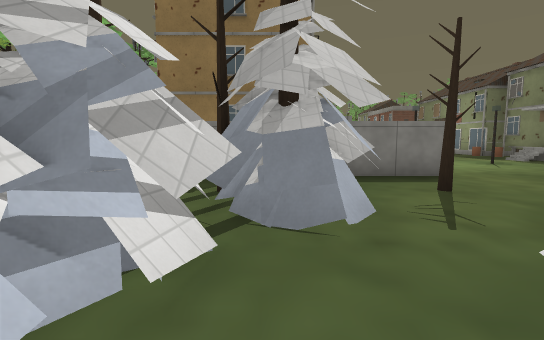
View 1 (above)

24 first-person views from a walk through a 3-D level made in the Godot game engine. The camera is 1.5 m above the floor, tilts 6° down and sees 85° across. Doors that lead somewhere are drawn open, without their leaves. The floor is counted in squares, 2 m on a side. Each view is taken from the middle of a square. On the plan, view 1 faces up. The plan holds only what a view shows up to about 10 squares ahead; the rest is blank. The place goes on beyond the plan. Some surface patterns are stand-ins.

View 2
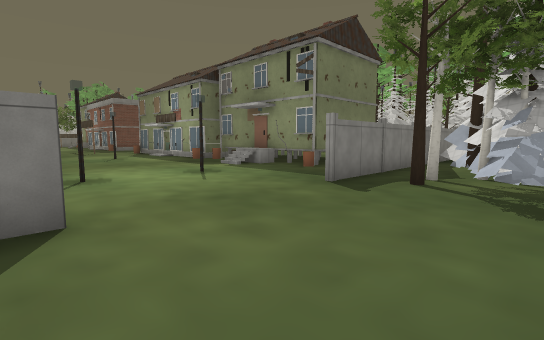

View 3
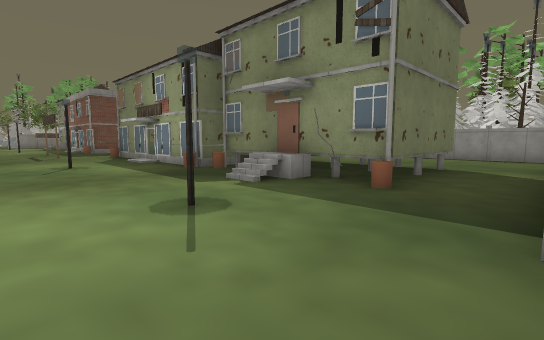

View 4
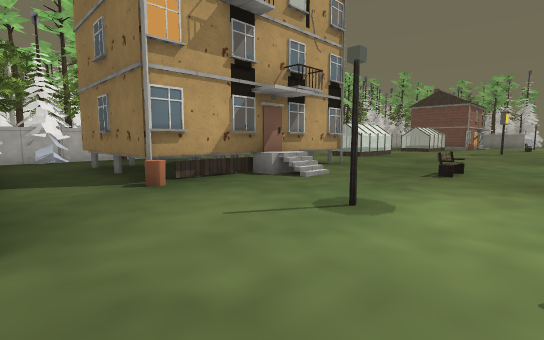

View 5
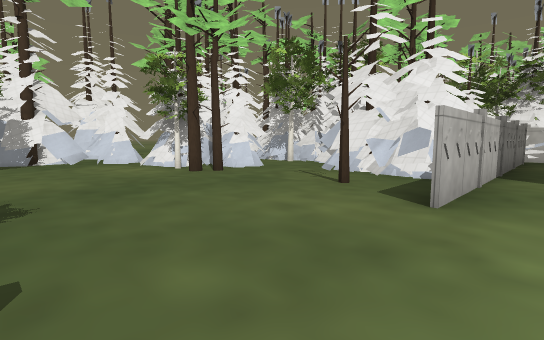

View 6
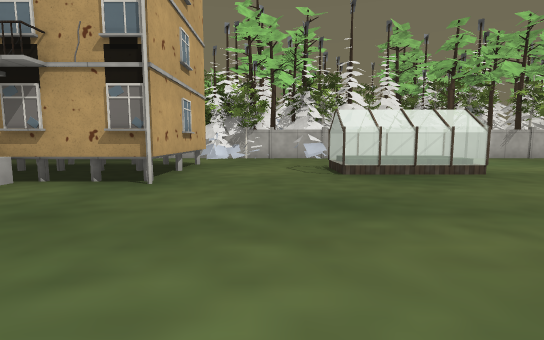

View 7
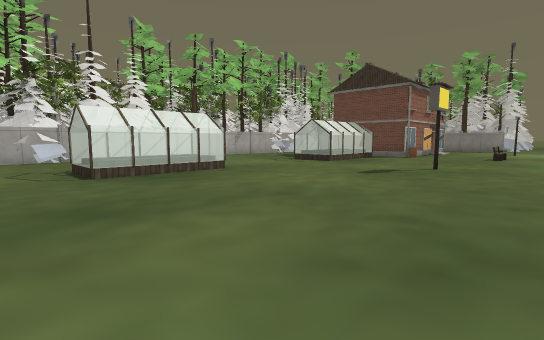

View 8
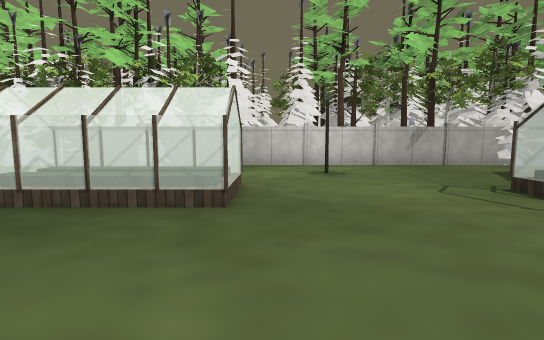

View 9
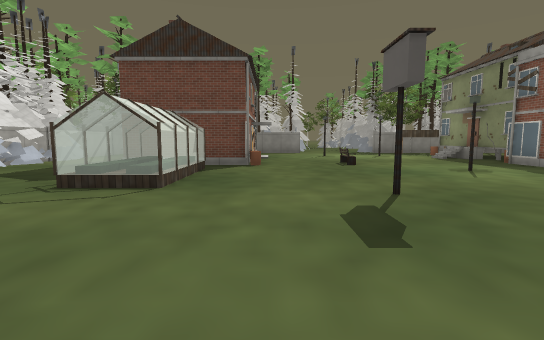

View 10
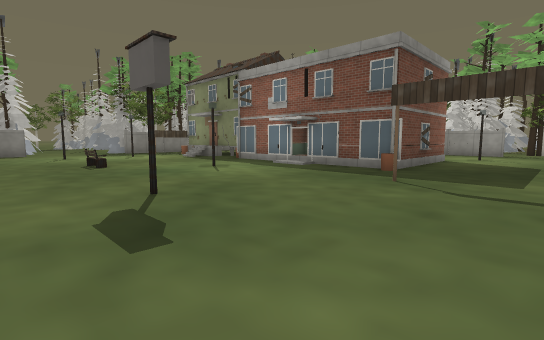

View 11
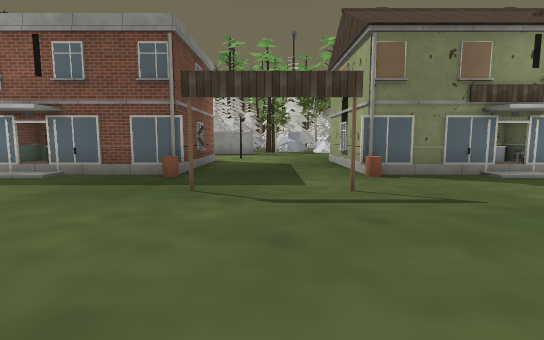

View 12
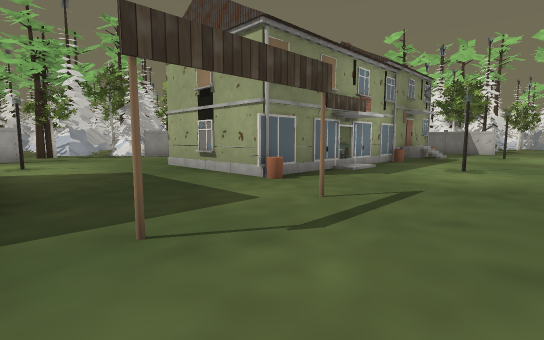

View 13
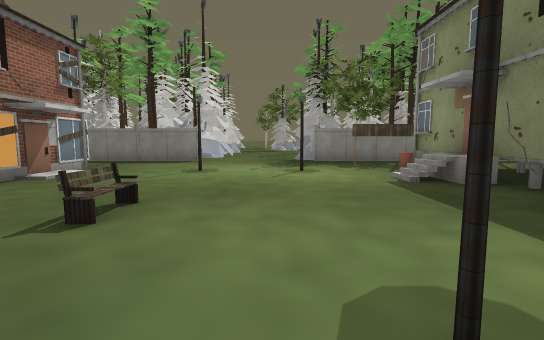

View 14
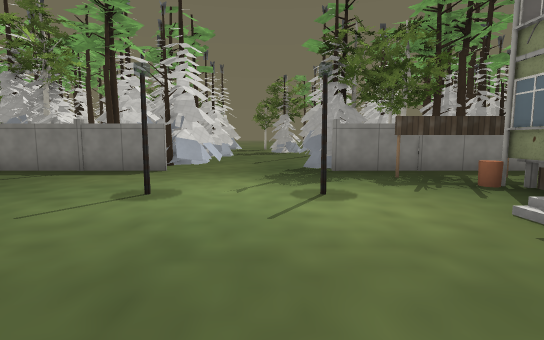

View 15
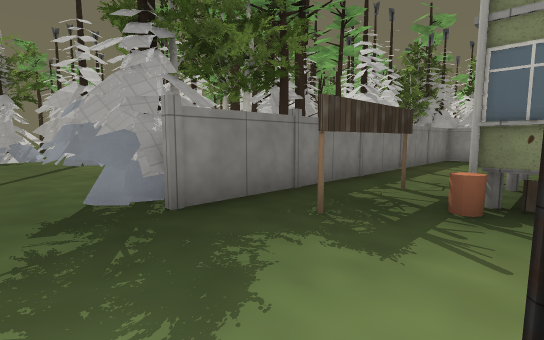

View 16
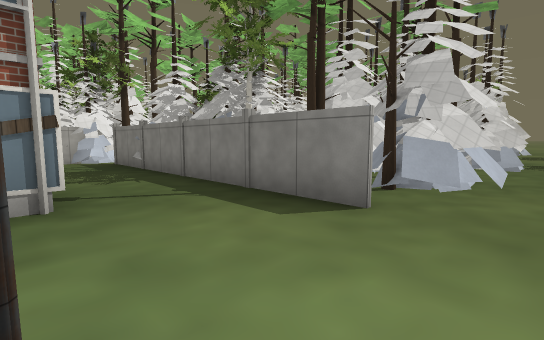

View 17
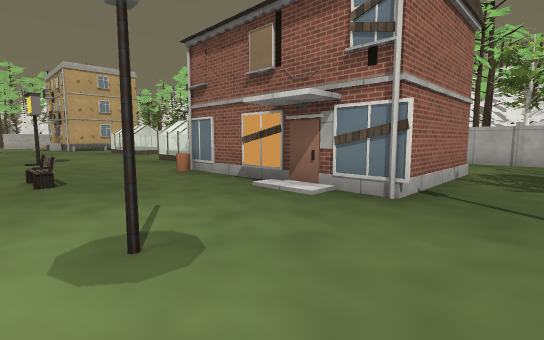

View 18
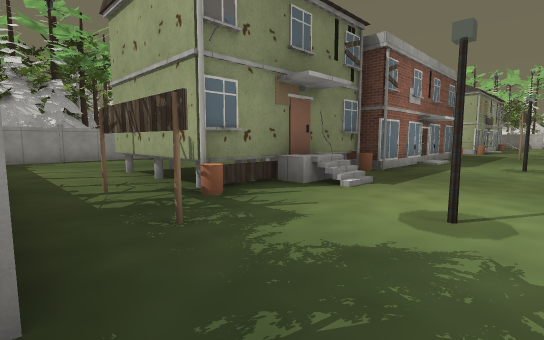

View 19
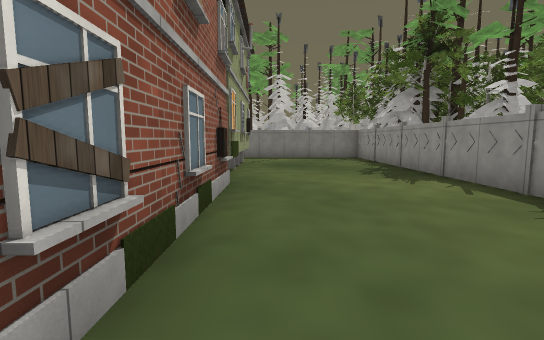

View 20
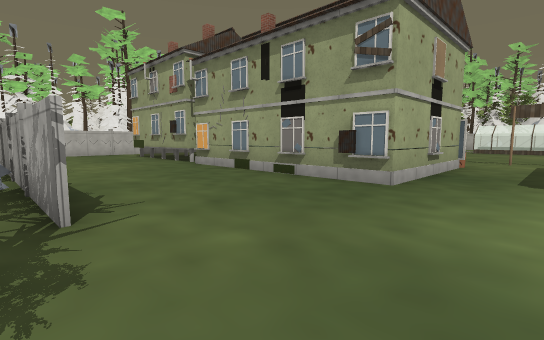

View 21
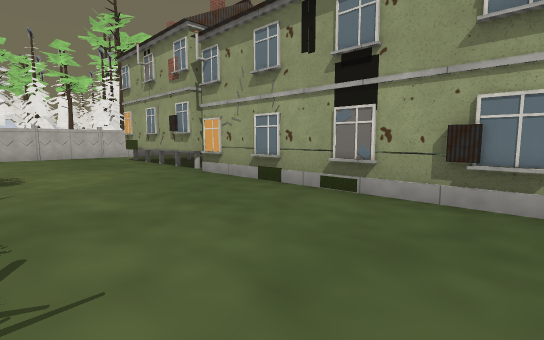

View 22
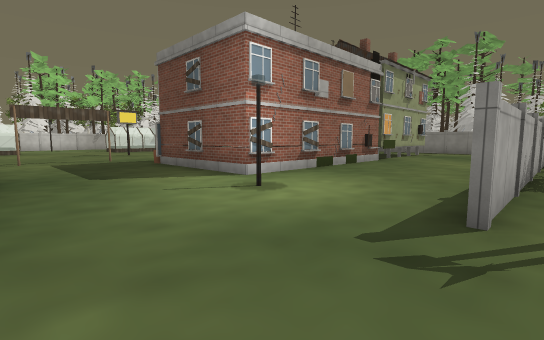

View 23
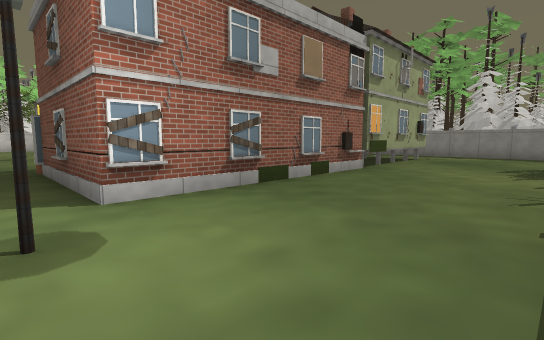

View 24
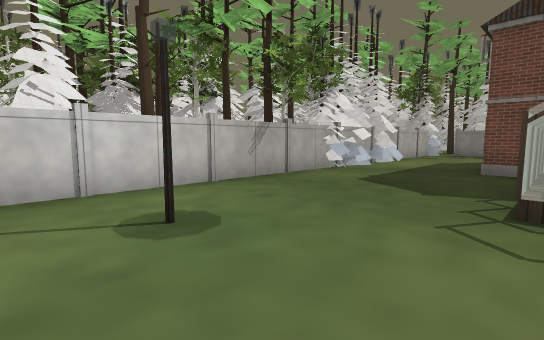

### Floor plan
Key: @ floor where view 1 was taken; # wall or solid block; . floor; / step, stairs or slope; D open door; = window, fence, low wall or low ledge; ^ raised ledge; H house; F fence; T pine tree; R tree; B bench; O other object.
Columns run from 7 left of view 1 to 18 right of it. Each row starts with its distance up from view 1.
 38           ##...T  TTO
 37           R...## TT T
 36  ##F#FFFFFF....FFFFFFFFFF#
 35  F#.............##.......#
 34  FF..............H.......#
 33 TFF..H  H..#..#..HHHH....#
 32   F..   H........HHHH....F
 31   #..   H........H  H....F
 30  ##..   H........HHHH....#
 29  ##..HHHH..B....#####....F
 28  ##.............#  .#....F
 27  F....##......#.D   #....F
 26  TF...##........D  ^#....F
 25 TFF...##........D   #....F
 24 RFF........#....#   #....#
 23  TF.............#####....F
 22  FF.#.........#.......#..F
 21  FF.......................
 20  FF..###......#...........
 19  FF  ###........#####.....
 18  ##..###........#   #....#
 17  FT.............D=  #...F#
 16  #..............D  ^#....#
 15  RT...........#.D=  #...F#
 14  ##.HHHHH.......#==^#....#
 13  F..H H H..B....#####....F
 12   F.H H H........H HH....F
 11    .  H H/....../H  H...O#
 10  O .H H H......./H  H....
  9  F..H   H..#..#..HHHH....
  8  #..HHHHH........HHHH....
  7  F.......................F
  6  ##FFFFFFFF....FFFFFFFFFFF
  5         #......R# #T#
  4     TTR##.R.....###
  3       ###........#
  2       #........
  1       #.##T....
  0       #@ ##....
 -1          ##....
 -2          T#....
 -3          T####
 -4             ###

Where each view was taken, in squares from view 1:
view 1: 0 up, 0 right, facing up
view 2: 3 up, 3 right, facing up-right
view 3: 6 up, 5 right, facing up-right
view 4: 6 up, 6 right, facing up-left
view 5: 7 up, 7 right, facing down-left
view 6: 16 up, 6 right, facing left
view 7: 16 up, 6 right, facing up-left
view 8: 21 up, 3 right, facing left
view 9: 20 up, 2 right, facing up
view 10: 20 up, 2 right, facing up-right
view 11: 21 up, 3 right, facing right
view 12: 23 up, 5 right, facing down-right
view 13: 26 up, 6 right, facing up
view 14: 29 up, 6 right, facing up
view 15: 33 up, 6 right, facing up-right
view 16: 33 up, 5 right, facing up-left
view 17: 35 up, 5 right, facing down-left
view 18: 36 up, 6 right, facing down-right
view 19: 24 up, 14 right, facing up
view 20: 21 up, 18 right, facing down-left
view 21: 19 up, 17 right, facing down-left
view 22: 19 up, 18 right, facing up-left
view 23: 22 up, 17 right, facing up-left
view 24: 21 up, 1 left, facing up-left
